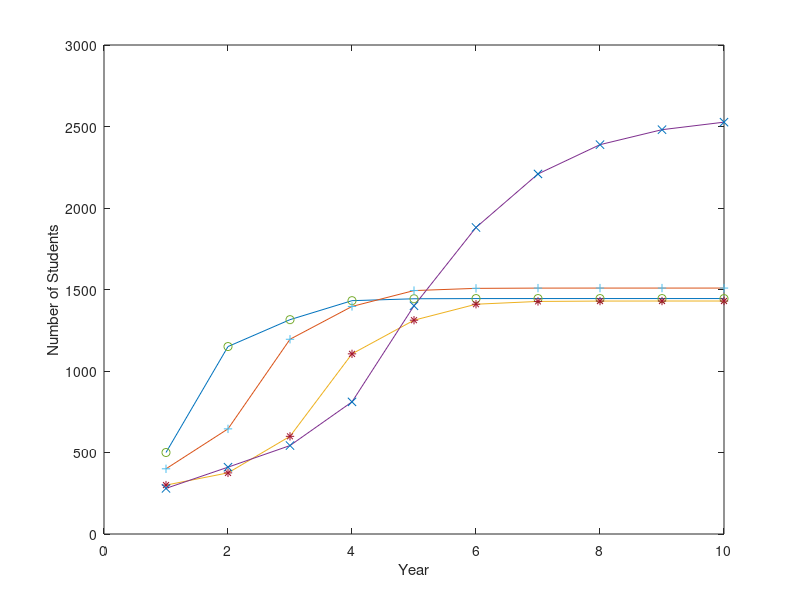

MATLAB code for this plot: (Note: this script raises an error after producing the figure.)
% Compute collge enrollment

%Model's coefficients
C = [0.1,0,0,0; 0.75,0.05,0,0; 0,0.9,0.05,0; 0,0,0.9,0.5];

% Initial enrollment vector
x = [500; 400; 300; 280];

% Initial admissions and transfers
a(1) = 1000;
d(1) = 200;

% E is the 4 x 10 enrollment matrix
E(:,1) = x;

% for years 2 - 10
for k = 2:10
    if sum(x) <= 4000
        % increase admissions and transfers
        a(k) = 900 + 100*k;
        d(k) = 150 +50*k;
    else
        % hold admissions and transfers constant
        a(k) = a(k-1);
        d(k) = d(k-1);
    end

    % update enrollment matrix
    b = [a(k); d(k); 0; 0];
    x = C*x + b;
    E(:,k) = x;
end

plot(E'), hold, plot(E(1,:),'o'), plot(E(2,:),'+'), plot(E(3,:),'*'), plot(E(4,:),'x'),...
xlabel('Year'), ylabel('Number of Students'), gtext('Fresh'), gtext('Soph'), gtext('Jr'),gtext('Sr'),...
title('Enrollment as a Function of Time')